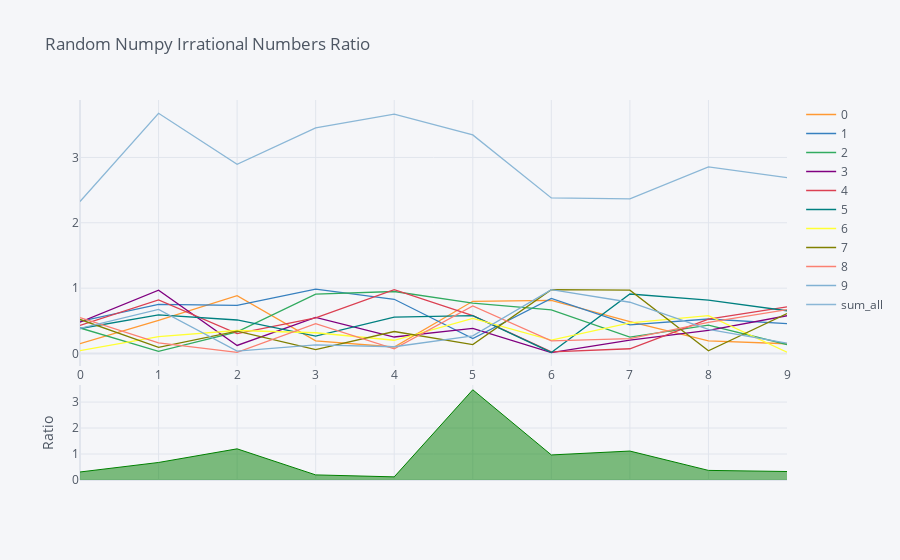

Notebook source saved alongside this figure:
### Code cell
random_pd.iplot(kind='ratio', title='Random Numpy Irrational Numbers Ratio')

### Figure 1 — Plotly figure (JSON) as saved in the notebook; plotly's stock layout.template omitted (floating-point values rounded to 4 significant figures)
{"data": [{"line": {"color": "rgba(255, 153, 51, 1.0)", "dash": "solid", "shape": "linear", "width": 1.3}, "mode": "lines", "name": "0", "text": "", "type": "scatter", "x": [0, 1, 2, 3, 4, 5, 6, 7, 8, 9], "y": [0.1518, 0.5077, 0.8851, 0.1935, 0.1, 0.7989, 0.8141, 0.4877, 0.195, 0.1493]}, {"line": {"color": "rgba(55, 128, 191, 1.0)", "dash": "solid", "shape": "linear", "width": 1.3}, "mode": "lines", "name": "1", "text": "", "type": "scatter", "x": [0, 1, 2, 3, 4, 5, 6, 7, 8, 9], "y": [0.4921, 0.7528, 0.7379, 0.9859, 0.8298, 0.23, 0.8444, 0.4379, 0.5281, 0.4567]}, {"line": {"color": "rgba(50, 171, 96, 1.0)", "dash": "solid", "shape": "linear", "width": 1.3}, "mode": "lines", "name": "2", "text": "", "type": "scatter", "x": [0, 1, 2, 3, 4, 5, 6, 7, 8, 9], "y": [0.391, 0.03323, 0.3303, 0.9081, 0.949, 0.7713, 0.6669, 0.2513, 0.4336, 0.1379]}, {"line": {"color": "rgba(128, 0, 128, 1.0)", "dash": "solid", "shape": "linear", "width": 1.3}, "mode": "lines", "name": "3", "text": "", "type": "scatter", "x": [0, 1, 2, 3, 4, 5, 6, 7, 8, 9], "y": [0.4787, 0.9687, 0.1234, 0.5538, 0.2525, 0.3851, 0.01269, 0.2053, 0.3539, 0.5784]}, {"line": {"color": "rgba(219, 64, 82, 1.0)", "dash": "solid", "shape": "linear", "width": 1.3}, "mode": "lines", "name": "4", "text": "", "type": "scatter", "x": [0, 1, 2, 3, 4, 5, 6, 7, 8, 9], "y": [0.4303, 0.8206, 0.3036, 0.5448, 0.9764, 0.5806, 0.02651, 0.07307, 0.5279, 0.7154]}, {"line": {"color": "rgba(0, 128, 128, 1.0)", "dash": "solid", "shape": "linear", "width": 1.3}, "mode": "lines", "name": "5", "text": "", "type": "scatter", "x": [0, 1, 2, 3, 4, 5, 6, 7, 8, 9], "y": [0.3826, 0.5919, 0.5132, 0.267, 0.5558, 0.5787, 0.01633, 0.9101, 0.8175, 0.6543]}, {"line": {"color": "rgba(255, 255, 51, 1.0)", "dash": "solid", "shape": "linear", "width": 1.3}, "mode": "lines", "name": "6", "text": "", "type": "scatter", "x": [0, 1, 2, 3, 4, 5, 6, 7, 8, 9], "y": [0.04489, 0.2571, 0.3522, 0.3181, 0.2028, 0.5384, 0.206, 0.4682, 0.58, 0.01992]}, {"line": {"color": "rgba(128, 128, 0, 1.0)", "dash": "solid", "shape": "linear", "width": 1.3}, "mode": "lines", "name": "7", "text": "", "type": "scatter", "x": [0, 1, 2, 3, 4, 5, 6, 7, 8, 9], "y": [0.5215, 0.09331, 0.3428, 0.06023, 0.3369, 0.1367, 0.9767, 0.9693, 0.04281, 0.6112]}, {"line": {"color": "rgba(251, 128, 114, 1.0)", "dash": "solid", "shape": "linear", "width": 1.3}, "mode": "lines", "name": "8", "text": "", "type": "scatter", "x": [0, 1, 2, 3, 4, 5, 6, 7, 8, 9], "y": [0.5482, 0.1638, 0.01641, 0.4578, 0.07213, 0.7285, 0.1926, 0.2276, 0.4781, 0.6727]}, {"line": {"color": "rgba(128, 177, 211, 1.0)", "dash": "solid", "shape": "linear", "width": 1.3}, "mode": "lines", "name": "9", "text": "", "type": "scatter", "x": [0, 1, 2, 3, 4, 5, 6, 7, 8, 9], "y": [0.3834, 0.6752, 0.03656, 0.1313, 0.1037, 0.2713, 0.9767, 0.7847, 0.3698, 0.1603]}, {"line": {"color": "rgba(128, 177, 211, 0.8999999999999999)", "dash": "solid", "shape": "linear", "width": 1.3}, "mode": "lines", "name": "sum_all", "text": "", "type": "scatter", "x": [0, 1, 2, 3, 4, 5, 6, 7, 8, 9], "y": [2.327, 3.675, 2.894, 3.453, 3.664, 3.345, 2.381, 2.365, 2.856, 2.692]}, {"connectgaps": false, "fill": "tozeroy", "line": {"color": "rgba(0, 128, 0, 1.0)", "dash": "solid", "shape": "linear", "width": 1}, "mode": "lines", "name": "Ratio", "showlegend": false, "type": "scatter", "x": [0, 1, 2, 3, 4, 5, 6, 7, 8, 9], "xaxis": "x2", "y": [0.3084, 0.6744, 1.2, 0.1963, 0.1205, 3.473, 0.9641, 1.114, 0.3693, 0.3268], "yaxis": "y2"}], "layout": {"hovermode": "x", "legend": {"bgcolor": "#F5F6F9", "font": {"color": "#4D5663"}}, "paper_bgcolor": "#F5F6F9", "plot_bgcolor": "#F5F6F9", "title": {"font": {"color": "#4D5663"}, "text": "Random Numpy Irrational Numbers Ratio"}, "xaxis": {"gridcolor": "#E1E5ED", "showgrid": true, "tickfont": {"color": "#4D5663"}, "title": {"font": {"color": "#4D5663"}, "text": ""}, "zerolinecolor": "#E1E5ED"}, "xaxis2": {"anchor": "y2", "gridcolor": "#E1E5ED", "showgrid": true, "showticklabels": false, "tickfont": {"color": "#4D5663"}, "title": {"font": {"color": "#4D5663"}, "text": ""}, "zerolinecolor": "#E1E5ED"}, "yaxis": {"domain": [0.3, 1], "gridcolor": "#E1E5ED", "showgrid": true, "tickfont": {"color": "#4D5663"}, "title": {"font": {"color": "#4D5663"}, "text": ""}, "zerolinecolor": "#E1E5ED"}, "yaxis2": {"domain": [0, 0.25], "gridcolor": "#E1E5ED", "showgrid": true, "tickfont": {"color": "#4D5663"}, "title": {"font": {"color": "#4D5663"}, "text": "Ratio"}, "zerolinecolor": "#E1E5ED"}}}
